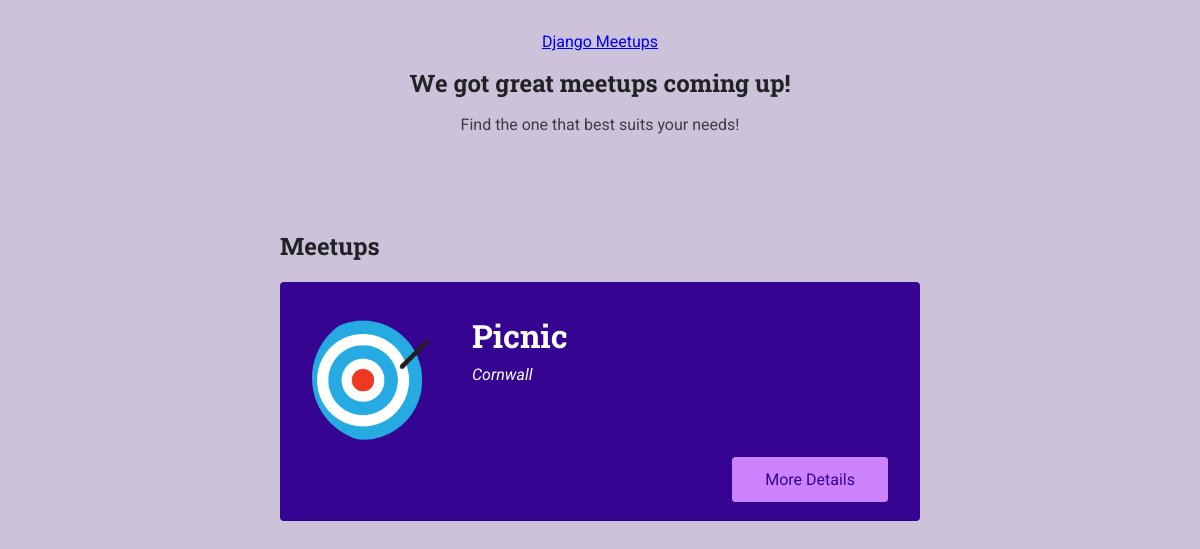
The app's page /meetups/, older data.
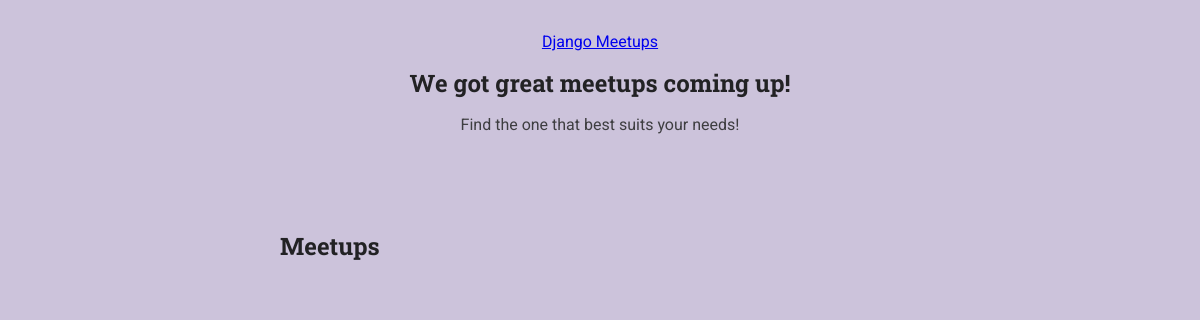
The same page, newer data.
### meetups/models.py (models this page shows, shortened)
class Meetup(models.Model):
    title = models.CharField(max_length=200)
    organizer_email = models.EmailField()
    date = models.DateField()
    slug = models.SlugField(unique=True)
    description = models.TextField()
    image = models.ImageField(upload_to='images')
    location = models.ForeignKey(Location, on_delete=models.CASCADE)
    participants = models.ManyToManyField(Participant, blank=True)

class Location(models.Model):
    name = models.CharField(max_length=200)
    address = models.CharField(max_length=300)

### meetups/views.py (the view)
# urls.py: path('', views.index, name='all-meetups'),
def index(request):
    meetups = Meetup.objects.all()
    return render(request, 'meetups/index.html', {
        'show_meetups': True,
        'meetups': meetups
    })

### meetups/templates/meetups/index.html (shortened to what this page needs)
{% extends 'meetups/base/base.html' %}
{% load static %}
{% block site_css %}
<link
      rel="stylesheet"
      href="{% static 'meetups/styles/all-meetups.css' %}"
    />
{% endblock %}
{% block main_heading %}We got great meetups coming up!{% endblock %}
{% block header_content %}<p>Find the one that best suits your needs!</p>{% endblock %}
{% block body %}
<section>
  <h2>Meetups</h2>
  <ol>
    {% for meetup_item in meetups %}
      {% include 'meetups/includes/meetup-item.html' with title=meetup_item.title image=meetup_item.image.url location=meetup_item.location.address slug=meetup_item.slug %}
    {% endfor %}
  </ol>
</section>
{% endblock %}

### meetups/templates/meetups/includes/meetup-item.html
<li class="meetup-item">
    <article>
      <div class="meetup-summary">
        <div class="meetup-image">
          <img src="{{ image }}" alt="" />
        </div>
        <div class="meetup-details">
          <h3>{{ title }}</h3>
          <address>{{ location }}</address>
        </div>
      </div>
      <div class="meetup-actions">
        <a href={% url 'meetup-detail' slug %} class="btn"
          >More Details</a
        >
      </div>
    </article>
  </li>

Row changes from the older to the newer data that the page shows:
removed Meetup: title "Picnic"
removed Location: address "Cornwall"
